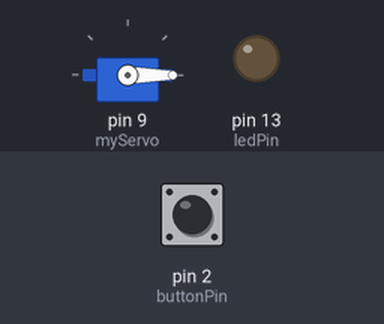
Simulated run of this sketch. Board: Arduino Uno, built with avr-gcc and run on an emulated ATmega328P. On the bench: servo, output pins drawn as LEDs (lit = HIGH). The test bench sets the inputs (shaded band); at power-on: pin 2 (buttonPin) LOW.

Above: at 1.2 s.
1.3 s: pin 2 (buttonPin) pulled HIGH for 0.15 s
At 1.37 s:
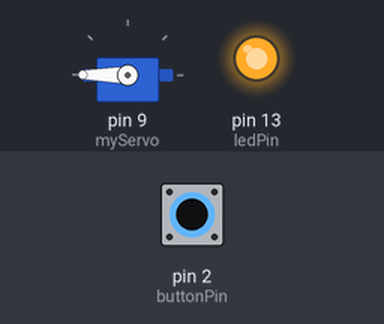
2.9 s: pin 2 (buttonPin) pulled HIGH for 1 s
At 5.0 s:
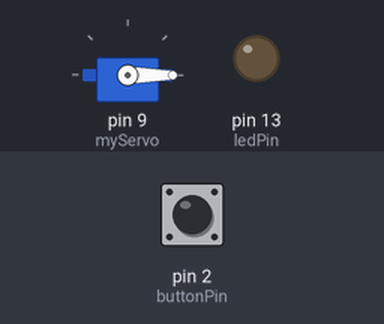
5.4 s: pin 2 (buttonPin) pulled HIGH for 3.2 s
At 6.1 s:
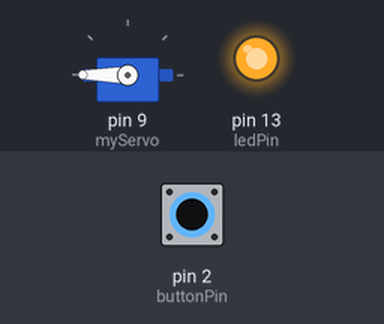
Timing chart, 0 to 10.1 s (numbered marks = the images above; inputs shaded):
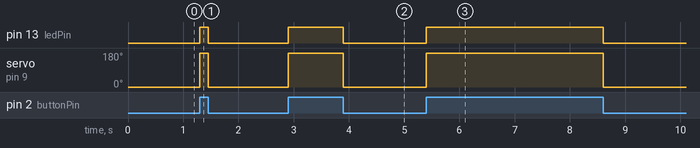

The sketch:

candy_dispenser.ino
```cpp
#include <Servo.h>

Servo myServo;  // create a servo object

const int buttonPin = 2;     // the number of the pushbutton pin
const int ledPin =  13;      // the number of the LED pin

// variables will change:
int buttonState = 0;         // variable for reading the pushbutton status

int angle;   // variable to hold the angle for the servo motor

void setup() {

  myServo.attach(9); // attaches the servo on pin 9 to the servo object

// initialize the LED pin as an output:
  pinMode(ledPin, OUTPUT);
  // initialize the pushbutton pin as an input:
  pinMode(buttonPin, INPUT);

  Serial.begin(9600); // open a serial connection to your computer
}

void loop() {

  // set the servo position
  myServo.write(angle);

  // read the state of the pushbutton value:
  buttonState = digitalRead(buttonPin);

  // check if the pushbutton is pressed. If it is, the buttonState is HIGH:
  if (buttonState == HIGH) {
    // turn LED on:
    digitalWrite(ledPin, HIGH);
    angle = 180;
  } else {
    // turn LED off:
    digitalWrite(ledPin, LOW);
    angle = 0;
  }
}
```

Measured:
- after the input at 1.3 s, pin 13 (ledPin): LOW → HIGH at once, → LOW 0.15 s later; servo on pin 9 (myServo): 0° → 180° at once, → 0° 0.15 s later
- after the input at 2.9 s, pin 13 (ledPin): LOW → HIGH at once, → LOW 1.0 s later; servo on pin 9 (myServo): 0° → 180° at once, → 0° 1.0 s later
- after the input at 5.4 s, pin 13 (ledPin): LOW → HIGH at once, → LOW 3.2 s later; servo on pin 9 (myServo): 0° → 180° at once, → 0° 3.2 s later
